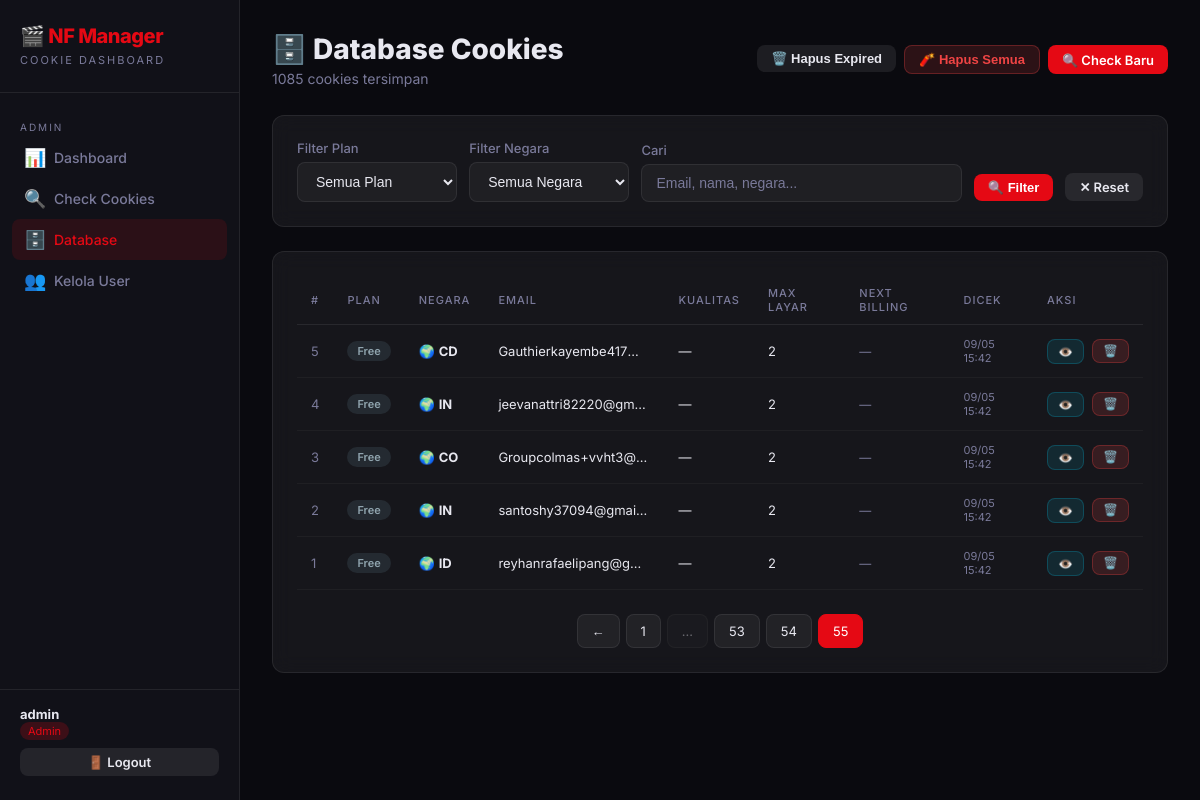
Page /admin/results?page=55&plan=&country=&search= (signed in) on the committed database.
### app/models.py (models this page shows)
class User(UserMixin, db.Model):
    __tablename__ = 'users'
    id = db.Column(db.Integer, primary_key=True)
    username = db.Column(db.String(80), unique=True, nullable=False)
    email = db.Column(db.String(120), unique=True, nullable=False)
    password_hash = db.Column(db.String(256), nullable=False)
    is_admin = db.Column(db.Boolean, default=False)
    is_approved = db.Column(db.Boolean, default=False)
    created_at = db.Column(db.DateTime, default=datetime.utcnow)

class CookieResult(db.Model):
    __tablename__ = 'cookie_results'
    id = db.Column(db.Integer, primary_key=True)
    filename = db.Column(db.String(255))
    cookie_text = db.Column(db.Text, nullable=False)
    plan_key = db.Column(db.String(50), index=True)       # premium, standard, basic, mobile, free
    plan_name = db.Column(db.String(100))                  # display label
    country = db.Column(db.String(10), index=True)         # 2-letter country code
    is_on_hold = db.Column(db.Boolean, default=False)
    email = db.Column(db.String(200))
    account_name = db.Column(db.String(200))
    quality = db.Column(db.String(50))                     # UHD, HD, SD
    max_streams = db.Column(db.String(20))
    plan_price = db.Column(db.String(50))
    next_billing = db.Column(db.String(100))
    payment_method = db.Column(db.String(100))
    member_since = db.Column(db.String(100))
    extra_members = db.Column(db.String(20))
    profiles = db.Column(db.Text)
    hold_status = db.Column(db.String(20))
    membership_status = db.Column(db.String(100))
    checked_at = db.Column(db.DateTime, default=datetime.utcnow)
    source_file = db.Column(db.String(255))

### app/admin.py (the view)
@admin_bp.route('/results')
@login_required
@admin_required
def results():
    page = request.args.get('page', 1, type=int)
    plan_filter = request.args.get('plan', '')
    country_filter = request.args.get('country', '')
    search = request.args.get('search', '')
    query = CookieResult.query
    if plan_filter:
        query = query.filter(CookieResult.plan_key == plan_filter)
    if country_filter:
        query = query.filter(CookieResult.country == country_filter)
    if search:
        query = query.filter(
            (CookieResult.email.ilike(f'%{search}%')) |
            (CookieResult.account_name.ilike(f'%{search}%')) |
            (CookieResult.country.ilike(f'%{search}%'))
        )
    pagination = query.order_by(CookieResult.checked_at.desc()).paginate(page=page, per_page=20)
    from sqlalchemy import func
    plans = db.session.query(CookieResult.plan_key, CookieResult.plan_name).distinct().all()
    countries = db.session.query(CookieResult.country).distinct().order_by(CookieResult.country).all()
    return render_template('admin/results.html',
                           pagination=pagination,
                           plans=plans,
                           countries=countries,
                           plan_filter=plan_filter,
                           country_filter=country_filter,
                           search=search)

### app/admin.py (called while the page is built)
def admin_required(f):
    @wraps(f)
    def decorated(*args, **kwargs):
        if not current_user.is_authenticated or not current_user.is_admin:
            flash('Akses ditolak. Hanya admin yang bisa mengakses halaman ini.', 'danger')
            return redirect(url_for('auth.login'))
        return f(*args, **kwargs)
    return decorated

### app/templates/admin/results.html (shortened to what this page needs)
{% extends "base.html" %}
{% block content %}
<div class="page-header">
  <div class="flex-between">
    <div>
      <h2 class="page-title">🗄️ Database Cookies</h2>
      <p class="page-subtitle">{{ pagination.total }} cookies tersimpan</p>
    </div>
    <div class="flex gap-2">
      <form method="POST" action="{{ url_for('admin.delete_expired') }}" onsubmit="return confirm('Hapus semua cookies expired?')">
        <button class="btn btn-secondary btn-sm">🗑️ Hapus Expired</button>
      </form>
      <form method="POST" action="{{ url_for('admin.delete_all') }}" onsubmit="return confirm('⚠️ PERINGATAN: Yakin ingin MENGHAPUS SEMUA data cookies dari database? Tindakan ini tidak bisa dibatalkan!')">
        <button class="btn btn-danger btn-sm">🧨 Hapus Semua</button>
      </form>
      <a href="{{ url_for('admin.check') }}" class="btn btn-primary btn-sm">🔍 Check Baru</a>
    </div>
  </div>
</div>
<div class="card mb-3">
  <form method="GET" class="flex" style="gap:12px;flex-wrap:wrap;align-items:flex-end;">
    <div class="form-group" style="margin:0;flex:1;min-width:150px;">
      <label class="form-label">Filter Plan</label>
      <select name="plan" class="form-control">
        <option value="">Semua Plan</option>
      </select>
    </div>
    <div class="form-group" style="margin:0;flex:1;min-width:120px;">
      <label class="form-label">Filter Negara</label>
      <select name="country" class="form-control">
        <option value="">Semua Negara</option>
      </select>
    </div>
    <div class="form-group" style="margin:0;flex:2;min-width:180px;">
      <label class="form-label">Cari</label>
      <input type="text" name="search" class="form-control" placeholder="Email, nama, negara..." value="{{ search }}">
    </div>
    <button type="submit" class="btn btn-primary btn-sm" style="margin-bottom:1px;">🔍 Filter</button>
    <a href="{{ url_for('admin.results') }}" class="btn btn-secondary btn-sm" style="margin-bottom:1px;">✕ Reset</a>
  </form>
</div>
<div class="card">
  <div class="table-wrap">
    <table>
      <thead>
        <tr>
          <th>#</th><th>Plan</th><th>Negara</th><th>Email</th>
          <th>Kualitas</th><th>Max Layar</th><th>Next Billing</th><th>Dicek</th><th>Aksi</th>
        </tr>
      </thead>
      <tbody>
        {% for c in pagination.items %}
        {% set badge_map = {'premium':'badge-premium','standard':'badge-standard','standard_with_ads':'badge-standard','basic':'badge-basic','mobile':'badge-mobile','free':'badge-free'} %}
        <tr>
          <td style="color:var(--muted);">{{ c.id }}</td>
          <td><span class="badge {{ badge_map.get(c.plan_key,'') }}">{{ c.plan_name or c.plan_key }}</span></td>
          <td>🌍 <strong>{{ c.country or '?' }}</strong></td>
          <td style="max-width:180px;overflow:hidden;text-overflow:ellipsis;white-space:nowrap;">{{ c.email or '—' }}</td>
          <td>{{ c.quality or '—' }}</td>
          <td>{{ c.max_streams or '—' }}</td>
          <td style="font-size:12px;color:var(--muted);">{{ c.next_billing or '—' }}</td>
          <td style="font-size:11px;color:var(--muted);">{{ c.checked_at.strftime('%d/%m %H:%M') if c.checked_at else '—' }}</td>
          <td>
            <div class="flex gap-2">
              <a href="{{ url_for('user.cookie_detail', cookie_id=c.id) }}" class="btn btn-cyan btn-xs">👁️</a>
              <form method="POST" action="{{ url_for('admin.delete_cookie', cookie_id=c.id) }}" style="display:inline;" onsubmit="return confirm('Hapus cookie ini?')">
                <button class="btn btn-danger btn-xs">🗑️</button>
              </form>
            </div>
          </td>
        </tr>
        {% else %}
        <tr><td colspan="9" style="text-align:center;color:var(--muted);padding:40px;">Tidak ada data cookies.</td></tr>
        {% endfor %}
      </tbody>
    </table>
  </div>
  {% if pagination.pages > 1 %}
  <div class="pagination">
    {% if pagination.has_prev %}
    <a href="{{ url_for('admin.results', page=pagination.prev_num, plan=plan_filter, country=country_filter, search=search) }}" class="page-btn">←</a>
    {% endif %}
    {% for p in pagination.iter_pages(left_edge=1, right_edge=1, left_current=2, right_current=2) %}
      {% if p %}<a href="{{ url_for('admin.results', page=p, plan=plan_filter, country=country_filter, search=search) }}" class="page-btn {% if p==pagination.page %}active{% endif %}">{{ p }}</a>
      {% else %}<span class="page-btn" style="opacity:0.4;">…</span>{% endif %}
    {% endfor %}
  </div>
  {% endif %}
</div>
{% endblock %}

### app/templates/base.html (shortened to what this page needs)
<!DOCTYPE html>
<html lang="id">
<head>
<link rel="stylesheet" href="{{ url_for('static', filename='css/style.css') }}">
</head>
<body>
<div class="layout">
  <aside class="sidebar">
    <div class="sidebar-logo">
      <h1>🎬 NF Manager</h1>
      <span>Cookie Dashboard</span>
    </div>
    {% if current_user.is_authenticated %}
    {% if current_user.is_admin %}
    <div class="nav-section">
      <div class="nav-label">Admin</div>
      <a href="{{ url_for('admin.dashboard') }}" class="nav-link {% if request.endpoint == 'admin.dashboard' %}active{% endif %}">
        <span class="icon">📊</span> Dashboard
      </a>
      <a href="{{ url_for('admin.check') }}" class="nav-link {% if request.endpoint in ['admin.check','admin.checking'] %}active{% endif %}">
        <span class="icon">🔍</span> Check Cookies
      </a>
      <a href="{{ url_for('admin.results') }}" class="nav-link {% if request.endpoint == 'admin.results' %}active{% endif %}">
        <span class="icon">🗄️</span> Database
      </a>
      <a href="{{ url_for('admin.users') }}" class="nav-link {% if request.endpoint == 'admin.users' %}active{% endif %}">
        <span class="icon">👥</span> Kelola User
      </a>
    </div>
    {% endif %}
    {% endif %}
    <div class="sidebar-footer">
      {% if current_user.is_authenticated %}
      <div class="sidebar-user">
        <strong>{{ current_user.username }}</strong>
        {% if current_user.is_admin %}<span class="badge-admin">Admin</span>{% else %}<span class="badge-user">User</span>{% endif %}
      </div>
      <a href="{{ url_for('auth.logout') }}" class="btn btn-secondary btn-sm" style="width:100%;justify-content:center;">🚪 Logout</a>
      {% endif %}
    </div>
  </aside>
  <main class="main-content">
    {% block content %}{% endblock %}
  </main>
</div>
</body>
</html>

### rows in the picture
User: username "admin"
CookieResult: id "5", plan_name "Free", country "CD", email "Gauthierkayembe417…", quality "—", max_streams "2", next_billing "—", checked_at "09/05 15:42"
CookieResult: id "4", plan_name "Free", country "IN", email "jeevanattri82220@gm…", quality "—", max_streams "2", next_billing "—", checked_at "09/05 15:42"
CookieResult: id "3", plan_name "Free", country "CO", email "Groupcolmas+vvht3@…", quality "—", max_streams "2", next_billing "—", checked_at "09/05 15:42"
CookieResult: id "2", plan_name "Free", country "IN", email "santoshy37094@gmai…", quality "—", max_streams "2", next_billing "—", checked_at "09/05 15:42"
CookieResult: id "1", plan_name "Free", country "ID", email "reyhanrafaelipang@g…", quality "—", max_streams "2", next_billing "—", checked_at "09/05 15:42"

### other values in the picture
{{ pagination.total }} "1085"
{{ p }} "1" "53" "54" "55"
